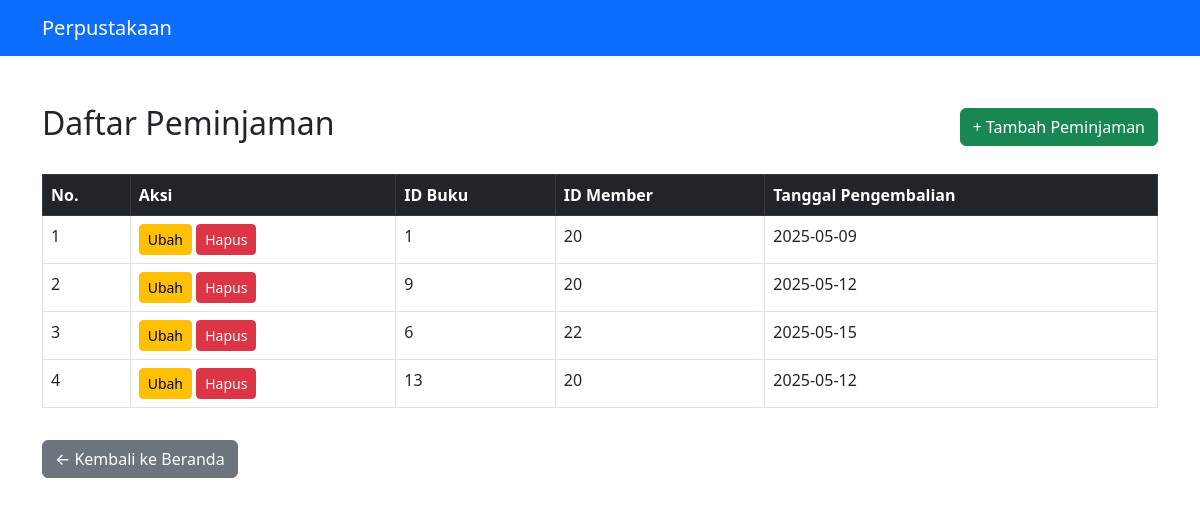
/controllers/peminjaman.php, run on the app's committed database.
### tables this page shows
CREATE TABLE `peminjaman` (
  `id_peminjaman` int(11) NOT NULL,
  `tgl_pinjam` date NOT NULL DEFAULT current_timestamp(),
  `tgl_kembali` date NOT NULL DEFAULT current_timestamp(),
  `id_buku` int(11) NOT NULL,
  `id_member` int(11) NOT NULL
);

### model/model.php (called while the page is built, shortened)
<?php
require_once __DIR__ . '/../config/koneksi.php';
function query ($query, $params = [], $return_result = true) {
    global $db;
    if (!empty($params)) {
        $statement = $db->prepare($query);
        if ($statement === false) {
            die("Prepare Failed: " . $db->error);
        }
        $types = "";
        foreach ($params as $param) {
            $types .= match (gettype($param)) {
                'integer' => 'i',
                'double' => 'd',
                'string' => 's',
                default => 's'
            };
        }
        $statement->bind_param($types, ...$params);
        $statement->execute();
        if ($return_result) {
            $result = $statement->get_result();
            $rows = [];
            while ($row = $result->fetch_assoc()) {
                $rows[] = $row;
            }
            return $rows;
        } else {
            return $statement->affected_rows;
        }
    } else {
        $result = $db->query($query);
        if ($return_result) {
            $rows = [];
            while ($row = $result->fetch_assoc()) {
                $rows[] = $row;
            }
            return $rows;
        } else {
            return $db->affected_rows;
        }
    }
}
?>

### controllers/peminjaman.php (the view, shortened to what this page needs)
<?php
require_once __DIR__ . '/../model/model.php';
$peminjaman = query("SELECT * FROM peminjaman");
?>
<!DOCTYPE html>
<html lang="en">
<head>
    <link href="https://cdn.jsdelivr.net/npm/bootstrap@5.3.0/dist/css/bootstrap.min.css" rel="stylesheet">
</head>
<body>
    <nav class="navbar navbar-expand-lg navbar-dark bg-primary">
        <div class="container">
            <a class="navbar-brand" href="../index.php">Perpustakaan</a>
        </div>
    </nav>
    <div class="container mt-5">
        <div class="d-flex justify-content-between align-items-center mb-4">
            <h2>Daftar Peminjaman</h2>
            <a class="btn btn-success fw-medium" href="../views/formPeminjaman.php">+ Tambah Peminjaman</a>
        </div>
        <table class="table table-bordered table-hover">
            <thead class="table-dark">
                <tr>
                    <th>No. </th>
                    <th>Aksi</th>
                    <th>ID Buku</th>
                    <th>ID Member</th>
                    <th>Tanggal Pengembalian</th>
                </tr>
            </thead>
            <?php $no = 1; foreach ($peminjaman as $pinjam) : ?>
                <tr>
                    <td> <?= $no ?> </td>
                    <td>
                        <a href="../views/ubah.php?tabel=peminjaman&id=<?= $pinjam["id_peminjaman"] ?>" class="btn btn-warning btn-sm fw-medium">Ubah</a>
                        <a href="../hapus.php?tabel=peminjaman&id=<?= $pinjam["id_peminjaman"] ?>"
                        onclick="return confirm('Apakah data yakin dihapus?')" class="btn btn-danger btn-sm fw-medium">Hapus</a>
                    </td>
                    <td> <?= $pinjam["id_buku"] ?> </td>
                    <td> <?= $pinjam["id_member"] ?> </td>
                    <td> <?= $pinjam["tgl_kembali"] ?> </td>
                </tr>
                <?php $no++; ?>
            <?php endforeach; ?>
        </table>
        <a href="../index.php" class="btn btn-secondary mt-3 fw-medium">← Kembali ke Beranda</a>
    </div>
</body>
</html>

### data on the page
peminjaman: id_buku "1", id_member "20", tgl_kembali "2025-05-09"
peminjaman: id_buku "9", id_member "20", tgl_kembali "2025-05-12"
peminjaman: id_buku "6", id_member "22", tgl_kembali "2025-05-15"
peminjaman: id_buku "13", id_member "20", tgl_kembali "2025-05-12"
